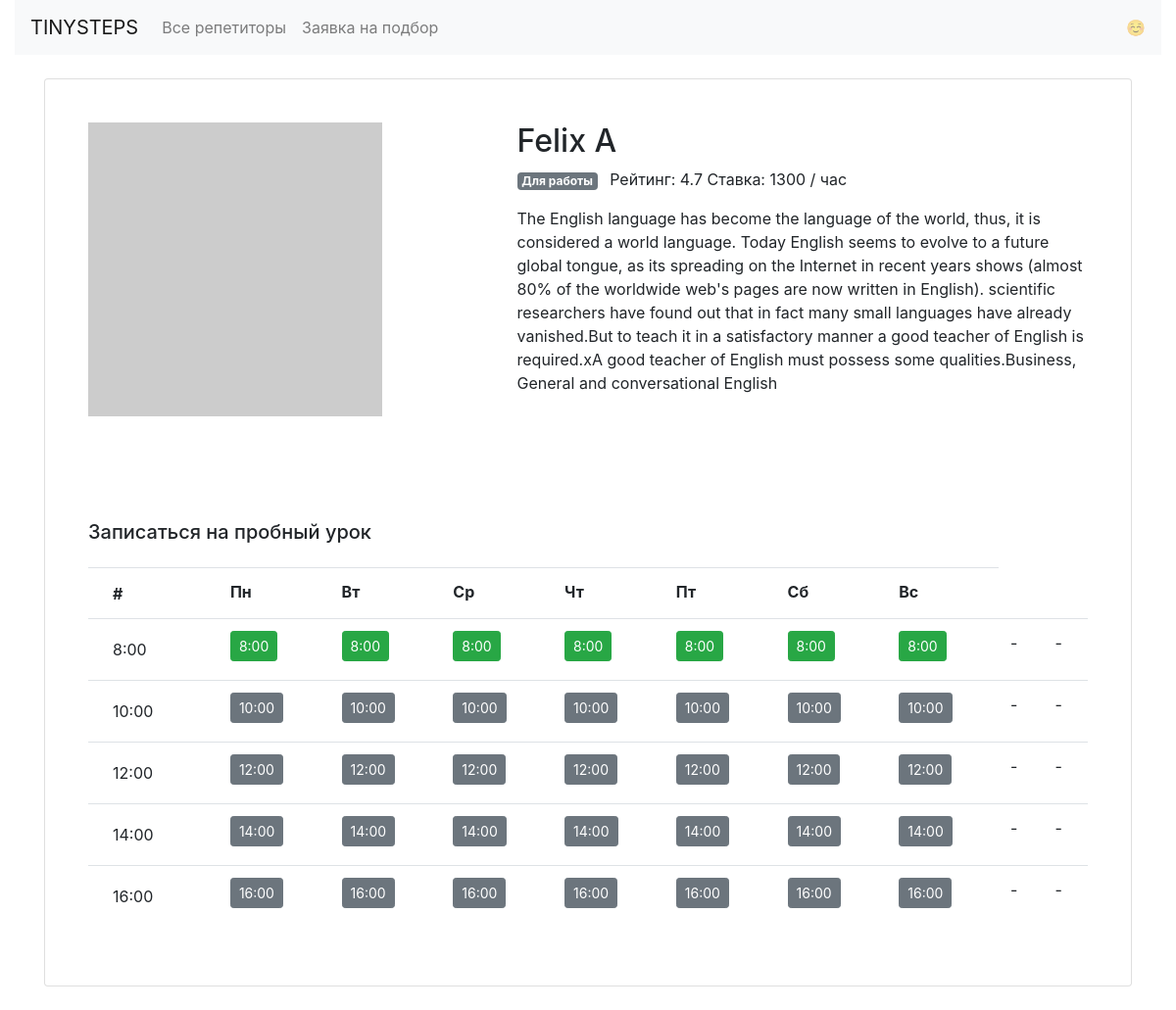
/profiles/2/, run on the app's committed database.
### models.py (models this page shows, shortened)
class Teachers(db.Model):
    __tablename__ = 'teachers'
    id = db.Column(db.Integer, primary_key=True)
    name = db.Column(db.String(40), nullable=False)
    about = db.Column(db.Text, nullable=False)
    goals = db.Column(db.String(64), nullable=False)
    picture = db.Column(db.String(64), nullable=False)
    rating = db.Column(db.Float, nullable=False)
    price = db.Column(db.Integer, nullable=False)
    schedule = db.Column(db.Text, nullable=False)
    students = db.relationship('Bookings', backref='teacher', lazy='dynamic')

### app.py (the view)
@app.route('/profiles/<int:id>/')
def profiles(id):
    id_goals = []
    with app.app_context():
        db.create_all()
        teachers = db.session.query(Teachers).all()
    for key, value in study_goals["goals"].items():
        for goal in teachers[id].goals.split(' '):
            if goal == key:
                id_goals.append(value)
    teacher_schedule = json.loads(teachers[id].schedule)
    return render_template("profile.html", teacher = teachers[id], goal_values = id_goals,
     teacher_schedule = teacher_schedule['free'])

### app.py (called while the page is built)
@app.context_processor
def schedule():
    def _schedule(hour, day):
        bool_hour = []
        for key in day.keys():
            bool_hour.append({key: day[key][hour]})
        return bool_hour
    return dict(schedule=_schedule)

### templates/profile.html
{% extends 'base.html' %}
{% block body %}
  <main class="container mt-3">
    <div class="card my-4 mx-auto">
      <div class="card-body m-2 m-md-4">
        <div class="row">
          <div class="col-5"><img src="{{ teacher.picture }}" class="img-fluid" alt=""></div>
          <div class="col-7">
            <h1 class="h2">{{ teacher.name }}</h1>
            <p> {% for goal in goal_values %}
                    <span class="badge badge-secondary mr-2">{{ goal }}</span>
                {% endfor %}
                Рейтинг: {{ teacher.rating }} Ставка: {{ teacher.price }} / час</p>
            <p>{{ teacher.about }}
            <br> <br>
          </div>
        </div>
      </div>
      <div class="card-body m-2 m-md-4">
        <h2 class="h5 mb-4">Записаться на пробный урок</h2>
        <table class="table">
          <tr>
            <th><span class="btn font-weight-bold py-0">#</span></th>
            <th>Пн</th>
            <th>Вт</th>
            <th>Ср</th>
            <th>Чт</th>
            <th>Пт</th>
            <th>Сб</th>
            <th>Вс</th>
          </tr>
          {% set hours = ["8:00", "10:00", "12:00", "14:00", "16:00"] %}
          {% for hour in hours %}
          <tr>
            <td><span class="btn">{{ hour }}</span></td>
            {% for item in schedule(hour, teacher_schedule) %}
              {% for key, value in item.items() %}
            <td>
              {% if value == True %}
                {% set c="btn-success" %}
              {% else %}
                {% set c="btn-secondary" %}
              {% endif %}
              <a href="{{ url_for('booking', id=teacher.id, day=key, hour=hour)}}" class="btn btn-sm {{ c }}">{{ hour }}</a>
              </td>
              {% endfor %}
            {% endfor %}
            <td>-</td>
            <td>-</td>
          </tr>
          {% endfor %}
        </table>
      </div>
    </div>
  </main>
{% endblock %}

### data on the page
Teachers: name "Felix A", rating "4.7", price "1300", about "The English language has become the language of the world, thus, it is considered a world language. Today English seems to evolve to a future global tongue, as its spreading on the Internet in recent years shows (almost 80% of the worldwide web's pages are now written in English). scientific researchers have found out that in fact many small languages have already vanished.But to teach it in a satisfactory manner a good teacher of English is required.xA good teacher of English must possess some qualities.Business, General and conversational English"

### other printed values
{{ goal }} "Для работы"
{{ hour }} "8:00" "10:00" "12:00" "14:00" "16:00"
{{ hour }} "8:00" "8:00" "8:00" "8:00" "8:00" "8:00" "8:00" "10:00" "10:00" "10:00" "10:00" "10:00" "10:00" "10:00" "12:00" "12:00" "12:00" "12:00" "12:00" "12:00" "12:00" "14:00" "14:00" "14:00" "14:00" "14:00" "14:00" "14:00" "16:00" "16:00" "16:00" "16:00" "16:00" "16:00" "16:00"
